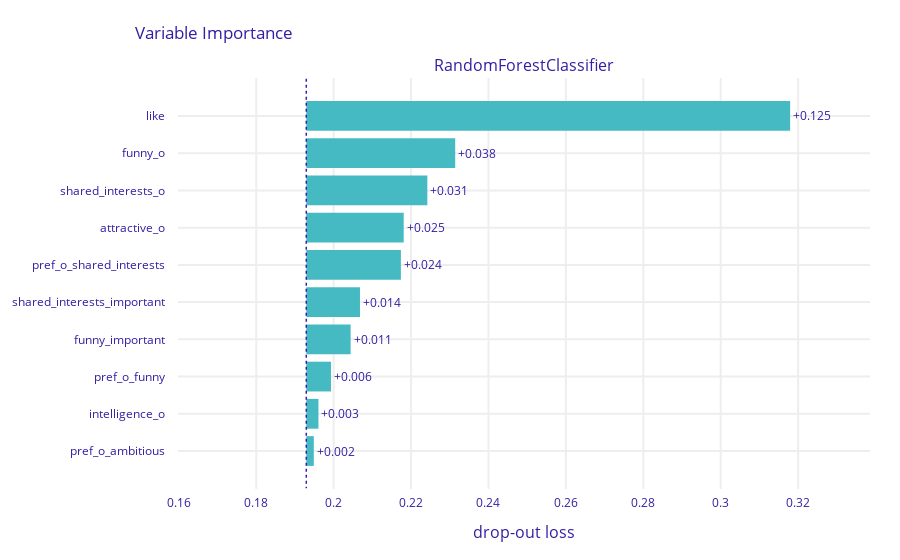
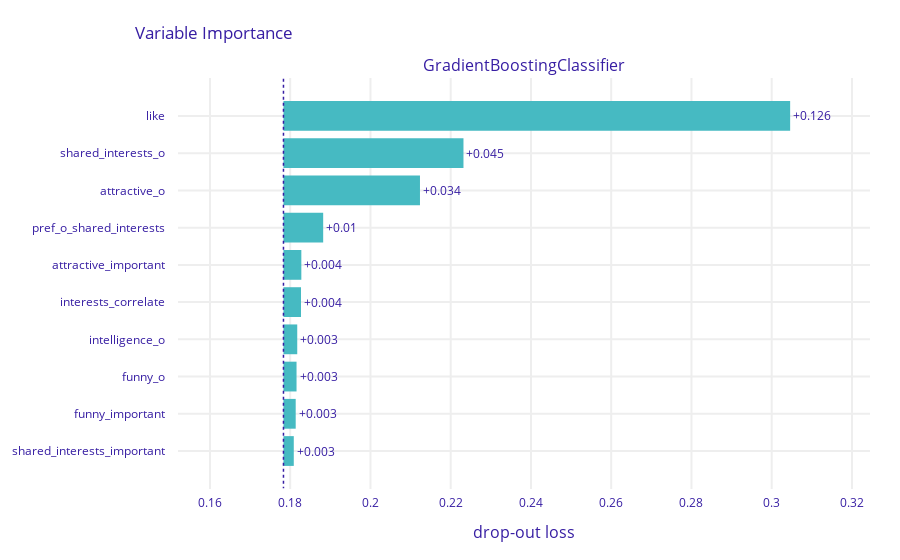
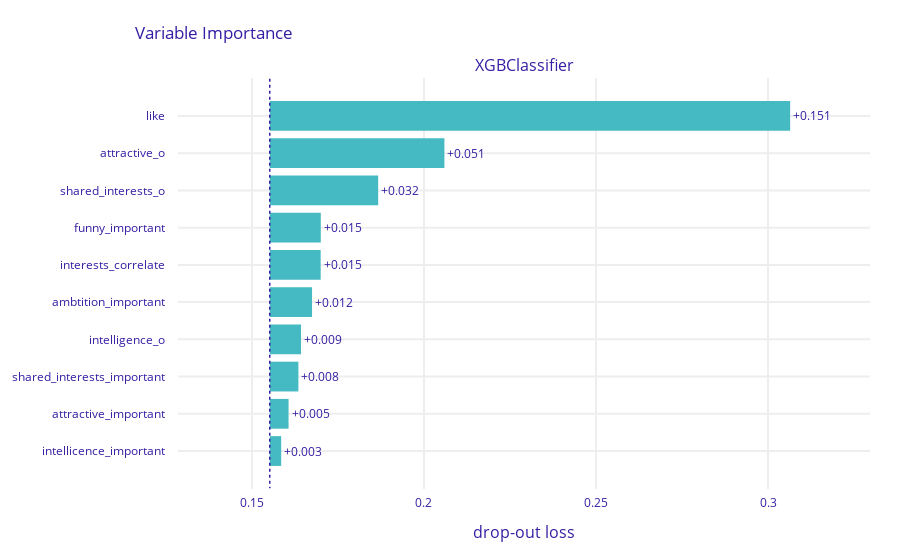
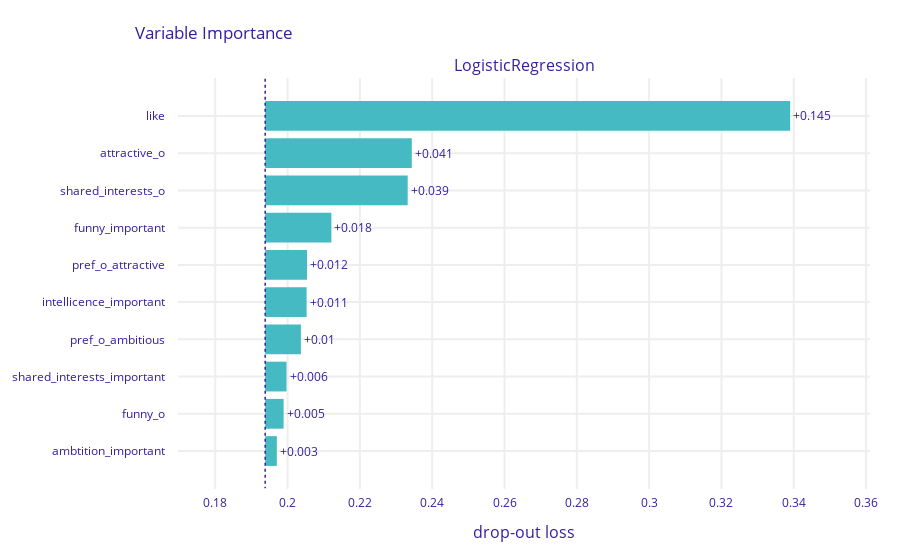

The notebook cell these images were saved under, in order:
### Code cell
for model in models:
    use_model(model)

### Figure 1 — Plotly figure (JSON) as saved in the notebook; plotly's stock layout.template omitted (floating-point values rounded to 4 significant figures)
{"data": [{"base": 0.1929, "hoverinfo": "text", "hoverlabel": {"bgcolor": "rgba(0, 0, 0, 0.8)"}, "hovertext": ["Model: RandomForestClassifier loss after<br>variable: like is permuted: 0.318<br>Drop-out loss change: +0.125", "Model: RandomForestClassifier loss after<br>variable: funny_o is permuted: 0.231<br>Drop-out loss change: +0.038", "Model: RandomForestClassifier loss after<br>variable: shared_interests_o is permuted: 0.224<br>Drop-out loss change: +0.031", "Model: RandomForestClassifier loss after<br>variable: attractive_o is permuted: 0.218<br>Drop-out loss change: +0.025", "Model: RandomForestClassifier loss after<br>variable: pref_o_shared_interests is permuted: 0.217<br>Drop-out loss change: +0.024", "Model: RandomForestClassifier loss after<br>variable: shared_interests_important is permuted: 0.207<br>Drop-out loss change: +0.014", "Model: RandomForestClassifier loss after<br>variable: funny_important is permuted: 0.204<br>Drop-out loss change: +0.011", "Model: RandomForestClassifier loss after<br>variable: pref_o_funny is permuted: 0.199<br>Drop-out loss change: +0.006", "Model: RandomForestClassifier loss after<br>variable: intelligence_o is permuted: 0.196<br>Drop-out loss change: +0.003", "Model: RandomForestClassifier loss after<br>variable: pref_o_ambitious is permuted: 0.195<br>Drop-out loss change: +0.002"], "marker": {"color": "#46bac2"}, "orientation": "h", "showlegend": false, "text": ["+0.125", "+0.038", "+0.031", "+0.025", "+0.024", "+0.014", "+0.011", "+0.006", "+0.003", "+0.002"], "textposition": "outside", "type": "bar", "x": [0.125, 0.03847, 0.03128, 0.02517, 0.02444, 0.01387, 0.01145, 0.006378, 0.003145, 0.00194], "xaxis": "x", "y": ["like", "funny_o", "shared_interests_o", "attractive_o", "pref_o_shared_interests", "shared_interests_important", "funny_important", "pref_o_funny", "intelligence_o", "pref_o_ambitious"], "yaxis": "y"}], "layout": {"annotations": [{"font": {"size": 16}, "showarrow": false, "text": "RandomForestClassifier", "x": 0.5, "xanchor": "center", "xref": "paper", "y": 1, "yanchor": "bottom", "yref": "paper"}, {"font": {"size": 16}, "showarrow": false, "text": "drop-out loss", "x": 0.5, "xanchor": "center", "xref": "paper", "y": 0, "yanchor": "top", "yref": "paper", "yshift": -30}], "autosize": true, "font": {"color": "#371ea3"}, "margin": {"b": 71, "r": 30, "t": 78}, "shapes": [{"line": {"color": "#371ea3", "dash": "dot", "width": 1.5}, "type": "line", "x0": 0.1929, "x1": 0.1929, "xref": "x", "y0": -1, "y1": 10, "yref": "y"}], "title": {"text": "Variable Importance", "x": 0.15}, "xaxis": {"anchor": "y", "automargin": true, "domain": [0, 1], "fixedrange": true, "gridwidth": 2, "range": [0.1598, 0.3386], "tickcolor": "white", "ticklen": 3, "ticks": "outside", "type": "linear", "zeroline": false}, "yaxis": {"anchor": "x", "automargin": true, "autorange": true, "domain": [0, 1], "fixedrange": true, "gridwidth": 2, "range": [10.04, -1.035], "tickcolor": "white", "ticklen": 10, "ticks": "outside", "type": "category"}}}

### Figure 2 — Plotly figure (JSON) as saved in the notebook; plotly's stock layout.template omitted (floating-point values rounded to 4 significant figures)
{"data": [{"base": 0.1783, "hoverinfo": "text", "hoverlabel": {"bgcolor": "rgba(0, 0, 0, 0.8)"}, "hovertext": ["Model: GradientBoostingClassifier loss after<br>variable: like is permuted: 0.305<br>Drop-out loss change: +0.126", "Model: GradientBoostingClassifier loss after<br>variable: shared_interests_o is permuted: 0.223<br>Drop-out loss change: +0.045", "Model: GradientBoostingClassifier loss after<br>variable: attractive_o is permuted: 0.212<br>Drop-out loss change: +0.034", "Model: GradientBoostingClassifier loss after<br>variable: pref_o_shared_interests is permuted: 0.188<br>Drop-out loss change: +0.01", "Model: GradientBoostingClassifier loss after<br>variable: attractive_important is permuted: 0.183<br>Drop-out loss change: +0.004", "Model: GradientBoostingClassifier loss after<br>variable: interests_correlate is permuted: 0.183<br>Drop-out loss change: +0.004", "Model: GradientBoostingClassifier loss after<br>variable: intelligence_o is permuted: 0.182<br>Drop-out loss change: +0.003", "Model: GradientBoostingClassifier loss after<br>variable: funny_o is permuted: 0.182<br>Drop-out loss change: +0.003", "Model: GradientBoostingClassifier loss after<br>variable: funny_important is permuted: 0.181<br>Drop-out loss change: +0.003", "Model: GradientBoostingClassifier loss after<br>variable: shared_interests_important is permuted: 0.181<br>Drop-out loss change: +0.003"], "marker": {"color": "#46bac2"}, "orientation": "h", "showlegend": false, "text": ["+0.126", "+0.045", "+0.034", "+0.01", "+0.004", "+0.004", "+0.003", "+0.003", "+0.003", "+0.003"], "textposition": "outside", "type": "bar", "x": [0.1263, 0.04486, 0.03402, 0.009898, 0.004454, 0.004374, 0.003432, 0.003257, 0.003049, 0.00257], "xaxis": "x", "y": ["like", "shared_interests_o", "attractive_o", "pref_o_shared_interests", "attractive_important", "interests_correlate", "intelligence_o", "funny_o", "funny_important", "shared_interests_important"], "yaxis": "y"}], "layout": {"annotations": [{"font": {"size": 16}, "showarrow": false, "text": "GradientBoostingClassifier", "x": 0.5, "xanchor": "center", "xref": "paper", "y": 1, "yanchor": "bottom", "yref": "paper"}, {"font": {"size": 16}, "showarrow": false, "text": "drop-out loss", "x": 0.5, "xanchor": "center", "xref": "paper", "y": 0, "yanchor": "top", "yref": "paper", "yshift": -30}], "autosize": true, "font": {"color": "#371ea3"}, "margin": {"b": 71, "r": 30, "t": 78}, "shapes": [{"line": {"color": "#371ea3", "dash": "dot", "width": 1.5}, "type": "line", "x0": 0.1783, "x1": 0.1783, "xref": "x", "y0": -1, "y1": 10, "yref": "y"}], "title": {"text": "Variable Importance", "x": 0.15}, "xaxis": {"anchor": "y", "automargin": true, "domain": [0, 1], "fixedrange": true, "gridwidth": 2, "range": [0.152, 0.3245], "tickcolor": "white", "ticklen": 3, "ticks": "outside", "type": "linear", "zeroline": false}, "yaxis": {"anchor": "x", "automargin": true, "autorange": true, "domain": [0, 1], "fixedrange": true, "gridwidth": 2, "range": [10.04, -1.035], "tickcolor": "white", "ticklen": 10, "ticks": "outside", "type": "category"}}}

### Figure 3 — Plotly figure (JSON) as saved in the notebook; plotly's stock layout.template omitted (floating-point values rounded to 4 significant figures)
{"data": [{"base": 0.1552, "hoverinfo": "text", "hoverlabel": {"bgcolor": "rgba(0, 0, 0, 0.8)"}, "hovertext": ["Model: XGBClassifier loss after<br>variable: like is permuted: 0.306<br>Drop-out loss change: +0.151", "Model: XGBClassifier loss after<br>variable: attractive_o is permuted: 0.206<br>Drop-out loss change: +0.051", "Model: XGBClassifier loss after<br>variable: shared_interests_o is permuted: 0.187<br>Drop-out loss change: +0.032", "Model: XGBClassifier loss after<br>variable: funny_important is permuted: 0.17<br>Drop-out loss change: +0.015", "Model: XGBClassifier loss after<br>variable: interests_correlate is permuted: 0.17<br>Drop-out loss change: +0.015", "Model: XGBClassifier loss after<br>variable: ambtition_important is permuted: 0.167<br>Drop-out loss change: +0.012", "Model: XGBClassifier loss after<br>variable: intelligence_o is permuted: 0.164<br>Drop-out loss change: +0.009", "Model: XGBClassifier loss after<br>variable: shared_interests_important is permuted: 0.163<br>Drop-out loss change: +0.008", "Model: XGBClassifier loss after<br>variable: attractive_important is permuted: 0.161<br>Drop-out loss change: +0.005", "Model: XGBClassifier loss after<br>variable: intellicence_important is permuted: 0.158<br>Drop-out loss change: +0.003"], "marker": {"color": "#46bac2"}, "orientation": "h", "showlegend": false, "text": ["+0.151", "+0.051", "+0.032", "+0.015", "+0.015", "+0.012", "+0.009", "+0.008", "+0.005", "+0.003"], "textposition": "outside", "type": "bar", "x": [0.1513, 0.05077, 0.03151, 0.01483, 0.0148, 0.01229, 0.009084, 0.008317, 0.00546, 0.003321], "xaxis": "x", "y": ["like", "attractive_o", "shared_interests_o", "funny_important", "interests_correlate", "ambtition_important", "intelligence_o", "shared_interests_important", "attractive_important", "intellicence_important"], "yaxis": "y"}], "layout": {"annotations": [{"font": {"size": 16}, "showarrow": false, "text": "XGBClassifier", "x": 0.5, "xanchor": "center", "xref": "paper", "y": 1, "yanchor": "bottom", "yref": "paper"}, {"font": {"size": 16}, "showarrow": false, "text": "drop-out loss", "x": 0.5, "xanchor": "center", "xref": "paper", "y": 0, "yanchor": "top", "yref": "paper", "yshift": -30}], "autosize": true, "font": {"color": "#371ea3"}, "margin": {"b": 71, "r": 30, "t": 78}, "shapes": [{"line": {"color": "#371ea3", "dash": "dot", "width": 1.5}, "type": "line", "x0": 0.1552, "x1": 0.1552, "xref": "x", "y0": -1, "y1": 10, "yref": "y"}], "title": {"text": "Variable Importance", "x": 0.15}, "xaxis": {"anchor": "y", "automargin": true, "domain": [0, 1], "fixedrange": true, "gridwidth": 2, "range": [0.1285, 0.3296], "tickcolor": "white", "ticklen": 3, "ticks": "outside", "type": "linear", "zeroline": false}, "yaxis": {"anchor": "x", "automargin": true, "autorange": true, "domain": [0, 1], "fixedrange": true, "gridwidth": 2, "range": [10.04, -1.035], "tickcolor": "white", "ticklen": 10, "ticks": "outside", "type": "category"}}}

### Figure 4 — Plotly figure (JSON) as saved in the notebook; plotly's stock layout.template omitted (floating-point values rounded to 4 significant figures)
{"data": [{"base": 0.1938, "hoverinfo": "text", "hoverlabel": {"bgcolor": "rgba(0, 0, 0, 0.8)"}, "hovertext": ["Model: LogisticRegression loss after<br>variable: like is permuted: 0.339<br>Drop-out loss change: +0.145", "Model: LogisticRegression loss after<br>variable: attractive_o is permuted: 0.234<br>Drop-out loss change: +0.041", "Model: LogisticRegression loss after<br>variable: shared_interests_o is permuted: 0.233<br>Drop-out loss change: +0.039", "Model: LogisticRegression loss after<br>variable: funny_important is permuted: 0.212<br>Drop-out loss change: +0.018", "Model: LogisticRegression loss after<br>variable: pref_o_attractive is permuted: 0.205<br>Drop-out loss change: +0.012", "Model: LogisticRegression loss after<br>variable: intellicence_important is permuted: 0.205<br>Drop-out loss change: +0.011", "Model: LogisticRegression loss after<br>variable: pref_o_ambitious is permuted: 0.204<br>Drop-out loss change: +0.01", "Model: LogisticRegression loss after<br>variable: shared_interests_important is permuted: 0.2<br>Drop-out loss change: +0.006", "Model: LogisticRegression loss after<br>variable: funny_o is permuted: 0.199<br>Drop-out loss change: +0.005", "Model: LogisticRegression loss after<br>variable: ambtition_important is permuted: 0.197<br>Drop-out loss change: +0.003"], "marker": {"color": "#46bac2"}, "orientation": "h", "showlegend": false, "text": ["+0.145", "+0.041", "+0.039", "+0.018", "+0.012", "+0.011", "+0.01", "+0.006", "+0.005", "+0.003"], "textposition": "outside", "type": "bar", "x": [0.1452, 0.04055, 0.03942, 0.01831, 0.01157, 0.01146, 0.009882, 0.005907, 0.005093, 0.003225], "xaxis": "x", "y": ["like", "attractive_o", "shared_interests_o", "funny_important", "pref_o_attractive", "intellicence_important", "pref_o_ambitious", "shared_interests_important", "funny_o", "ambtition_important"], "yaxis": "y"}], "layout": {"annotations": [{"font": {"size": 16}, "showarrow": false, "text": "LogisticRegression", "x": 0.5, "xanchor": "center", "xref": "paper", "y": 1, "yanchor": "bottom", "yref": "paper"}, {"font": {"size": 16}, "showarrow": false, "text": "drop-out loss", "x": 0.5, "xanchor": "center", "xref": "paper", "y": 0, "yanchor": "top", "yref": "paper", "yshift": -30}], "autosize": true, "font": {"color": "#371ea3"}, "margin": {"b": 71, "r": 30, "t": 78}, "shapes": [{"line": {"color": "#371ea3", "dash": "dot", "width": 1.5}, "type": "line", "x0": 0.1938, "x1": 0.1938, "xref": "x", "y0": -1, "y1": 10, "yref": "y"}], "title": {"text": "Variable Importance", "x": 0.15}, "xaxis": {"anchor": "y", "automargin": true, "domain": [0, 1], "fixedrange": true, "gridwidth": 2, "range": [0.1697, 0.3611], "tickcolor": "white", "ticklen": 3, "ticks": "outside", "type": "linear", "zeroline": false}, "yaxis": {"anchor": "x", "automargin": true, "autorange": true, "domain": [0, 1], "fixedrange": true, "gridwidth": 2, "range": [10.04, -1.035], "tickcolor": "white", "ticklen": 10, "ticks": "outside", "type": "category"}}}
